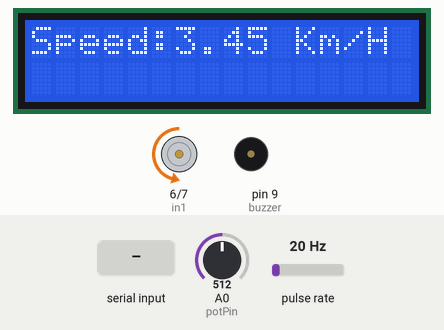
A sketch run on a simulated Arduino Uno, built with avr-gcc and run on an emulated ATmega328P. On the bench: 16×2 character LCD, motor-driver pin pairs drawn as motors (green arrow = first pin HIGH = forward, orange = second pin HIGH = backward, longer = more drive, scaled by the enable pin), buzzer (waves = sounding, pin HIGH). Wiring (inferred from the names in the program): pulse sensor: data pin 2. The inputs (shaded band) are chosen by the test bench; at power-on: A0 (potPin) = 512, pulse rate 20 Hz.

Above: at 3.7 s.
3.8 s: A0 (potPin) set to 900
At 5.3 s:
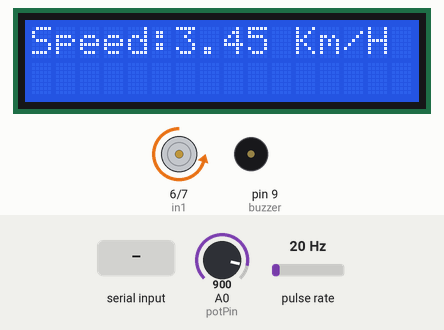
5.6 s: A0 (potPin) set to 122
At 6.6 s:
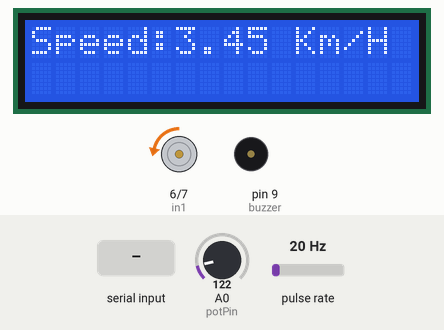
7.6 s: pulse rate (sensor on pin 2) set to 4 Hz
At 9.0 s:
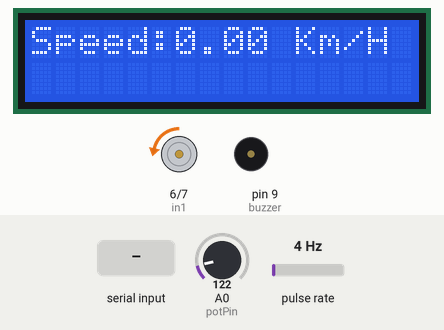
9.6 s: A0 (potPin) set to 0
At 11.3 s:
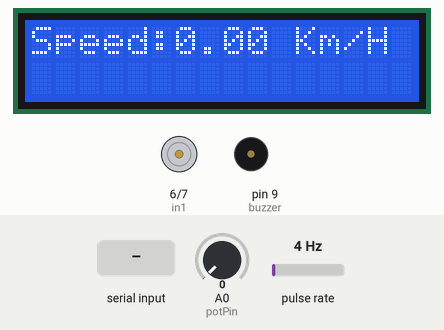
11.6 s: pulse rate (sensor on pin 2) set to 50 Hz
At 13.7 s:
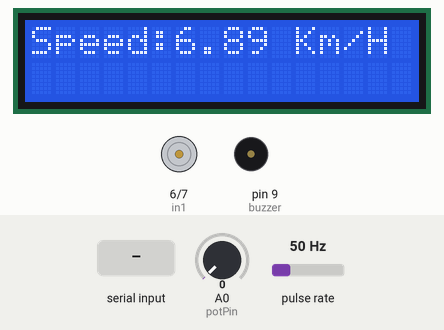
14.7 s: "90,45\n" received over Serial
At 16.5 s:
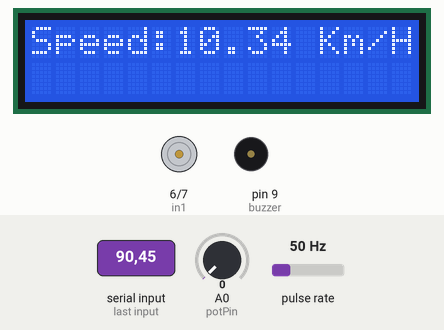
Timing chart, 0 to 18.0 s (numbered marks = the images above; inputs shaded):
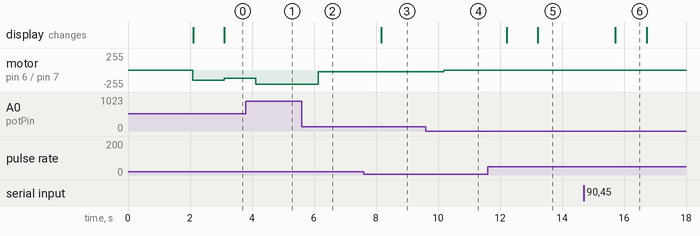

The sketch:

finalcode.ino
```cpp
#include <Wire.h>
#include <LiquidCrystal_I2C.h>

LiquidCrystal_I2C lcd(0x3F, 16, 2);  // 0x3F

#define en 5
#define in1 6
#define in2 7
#define sensorPin 2
#define potPin A0

#define encoderStep 20
#define measuredTime 1000  // Time in milisecond
#define diameter 0.3048 //12 inch to 0.3048 mm // 66 mm to m 0.066

unsigned long currentMillis = 0, prevMillis = 0;
int steps = 0;
float rps = 0, speed = 0;
int potValue = 0;
float maxSpeed = 0, minSpeed = 0;
float wheelCircumference = 3.1416 * diameter;  // wheelCircumference = 2 * pi * radious or pi * diameter
const int buzzer = 9;                          // buzzer to arduino pin 9
int dataRead;

void setup() {
  Serial.begin(9600);
  lcd.init(); lcd.backlight(); lcd.clear();
  lcd.setCursor(0, 0); lcd.print("Speed Alarm");
  lcd.setCursor(0, 1); lcd.print("  SYSTEM Kit ");
  pinMode(buzzer, OUTPUT); // Set buzzer - pin 9 as an output

  pinMode(en, OUTPUT); pinMode(in1, OUTPUT); pinMode(in2, OUTPUT);

  pinMode(sensorPin, INPUT); pinMode(potPin, INPUT);

  delay(2000);
  lcd.clear();

  digitalWrite(in1, LOW); digitalWrite(in2, HIGH);
  // analogWrite(en, 127);
  analogWrite(en, 150);

  attachInterrupt(digitalPinToInterrupt(sensorPin), countStape, RISING);

  lcd.setCursor(0, 0); lcd.print("Speed:");
}

void loop() {

  forBuzzer();


  currentMillis = millis();
  if (currentMillis - prevMillis >= measuredTime) {
    rps = steps / encoderStep;
    speed = wheelCircumference * rps *3.6;

    lcd.setCursor(6, 0); lcd.print(speed); lcd.print(" Km/H  ");

    if (dataRead > speed)
    {
      digitalWrite(9, HIGH);
      delay(4000);
      digitalWrite(9, LOW);
      delay(4000);
    }

    prevMillis = currentMillis;
    steps = 0;
  }

  potValue = analogRead(potPin);


  potValue = map(potValue, 0, 1023, 0, 245);
  analogWrite(en, potValue);


}

void forBuzzer()
{
  String input = Serial.readString();

  if (input.length() > 40)
  {
    dataRead = input.toInt();
  }
}

void countStape() {
  steps++;
}
```

Measured:
- after the input at 3.8 s, motor on pin 6 (in1) / pin 7 (in2): backward 122/255 → backward 215/255 after 0.32 s
- after the input at 5.6 s, motor on pin 6 (in1) / pin 7 (in2): backward 215/255 → backward 29/255 after 0.54 s
- after the input at 7.6 s, the display: changes after 0.57 s (image 3)
- after the input at 9.6 s, motor on pin 6 (in1) / pin 7 (in2): backward 29/255 → stopped after 0.59 s
- after the input at 11.6 s, the display: first changes after 0.61 s (image 5 shows a later state)
- after the input at 14.7 s, the display: changes after 1.0 s (image 6)
- what the display in image 6 shows lasts 1.0 s, from 15.7 s to 16.7 s
